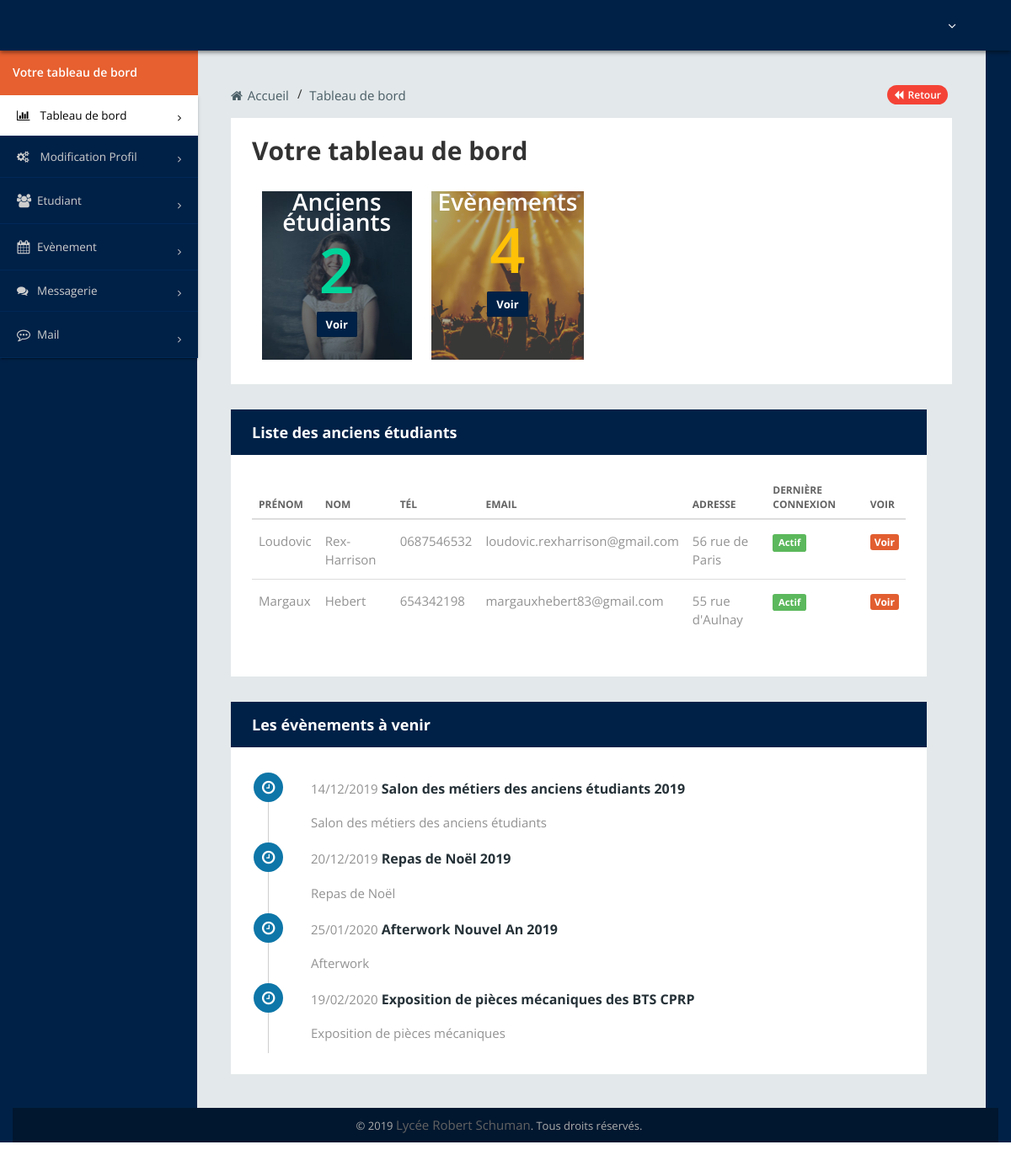
The page /src/view/admin/dashboard.php on the database its author committed.
### tables this page shows
CREATE TABLE IF NOT EXISTS `event` (
  `ID` int(10) UNSIGNED NOT NULL AUTO_INCREMENT,
  `Titre` varchar(100) NOT NULL,
  `Sujet` varchar(255) NOT NULL,
  `DateAddEvent` datetime NOT NULL DEFAULT CURRENT_TIMESTAMP,
  `Description` longtext NOT NULL,
  `Lieu` varchar(255) NOT NULL,
  `Date_event` date NOT NULL,
  `Heure_deb` time NOT NULL,
  `Heure_fin` time NOT NULL,
  `ref_event` int(6) NOT NULL,
  PRIMARY KEY (`ID`)
);

### src/model/connexionPDO.php (called while the page is built, shortened)
<?php
Class connexionpdo {
    public function __construct($sql = ["localhost", "lrs", "root", ""])
    {
        try {
            $this->bdd = new PDO("mysql:host={$sql[0]};dbname={$sql[1]}", $sql[2], $sql[3]);
            $this->bdd->exec("SET CHARACTER SET utf8");
        } catch (Exception $e) {
            die('Erreur : ' . $e->getMessage());
        }
    }
    public function pdo_start() {
        return $this->bdd;
    }
}

### src/model/lrs_manager.php (called while the page is built, shortened)
<?php
require_once($_SERVER["DOCUMENT_ROOT"].'/lrs/src/model/connexionPDO.php');
class lrs_manager
{
    public function selectCountUser()
    {
        $pdo=new connexionpdo();
        $prepare = $pdo->pdo_start()->prepare("SELECT COUNT(*) FROM login where role='ETU' ");
        $prepare->execute();
        $result = $prepare->fetch();
        return $result;
}
    public function selectUsers()
    {
        $pdo=new connexionpdo();
        $prepare = $pdo->pdo_start()->prepare("SELECT * FROM login where role='ETU'");
        $prepare->execute();
        $result = $prepare->fetchAll();
        return $result;
    }
}

### src/model/event_manager.php (called while the page is built, shortened)
<?php
require_once($_SERVER["DOCUMENT_ROOT"].'/lrs/src/model/connexionPDO.php');
class event_manager
{
    public function selectEvents()
    {
        $pdo = new connexionpdo();
        $prepare = $pdo->pdo_start()->prepare("SELECT * FROM event ORDER BY Date_event ASC ");
        $prepare->execute();
        $result = $prepare->fetchAll();
        return $result;
    }
    public function selectCountEvent()
    {
        $pdo=new connexionpdo();
        $prepare = $pdo->pdo_start()->prepare("SELECT COUNT(*) FROM Event");
        $prepare->execute();
        $result = $prepare->fetch();
        return $result;
    }
}
?>

### src/view/admin/dashboard.php (the view, shortened to what this page needs)
    <?php include "../../include/head.php"?>
<body>
    <div class="container-fluid sb1">
        <div class="row">
            <?php include "include/header.php"?>
        </div>
    </div>
    <div class="container-fluid sb2">
    <div class="row">
        <div class="sb2-1">
            <div class="sb2-12">
                <ul>
                    <h5>Votre tableau de bord</h5>
                </ul>
            </div>
            <div class="sb2-13">
                <ul class="collapsible" data-collapsible="accordion">
                    <?php include "include/left-menu.php"?>
            </div>
        </div>
        </div>
        <div class="sb2-2">
            <?php include "include/breadcrumbs.php"?>
            <div class="sb2-2-1">
                <h2>Votre tableau de bord</h2>
                <div class="db-2">
                    <ul>
                        <li class="col 12">
                            <div class="dash-book dash-b-3 col col-pull-0  col-sm-offset-12">
                                <?php
                                $membre = new lrs_manager();
                                $result = $membre->selectCountUser();
                                ?>
                                <h5>Anciens étudiants</h5>
                                <h4><?php echo $result[0]; ?></h4>
                                <a href="#">Voir</a>
                            </div>
                        </li>
                        <li class="col">
                            <div class="dash-book dash-b-4 col col-pull-0 col-sm-offset-12">
                                <?php
                                require_once($_SERVER["DOCUMENT_ROOT"] . '/lrs/src/model/event_manager.php');
                                $membre = new event_manager();
                                $result = $membre->selectCountEvent();
                                ?>
                                <h5>Evènements</h5>
                                <h4><?php echo $result[0]; ?></h4>
                                <a href="admin-event-all.php">Voir</a>
                            </div>
                        </li>
                    </ul>
                </div>
            </div>
            <div class="sb2-2-3">
                <div class="row">
                    <div class="col-md-12">
                        <div class="box-inn-sp">
                            <div class="inn-title">
                                <h4>Liste des anciens étudiants</h4>
                            </div>
                            <div class="tab-inn">
                                <div style=" display: flex; flex-wrap: nowrap; overflow: auto;" class="table-responsive table-desi">
                                    <table class="table table-hover">
                                        <thead>
                                        <tr>
                                            <th>Prénom</th>
                                            <th>Nom</th>
                                            <th>Tél</th>
                                            <th>Email</th>
                                            <th>Adresse</th>
                                            <th>Dernière connexion</th>
                                            <th>Voir</th>
                                        </tr>
                                        </thead>
                                        <?php
                                        $membre = new lrs_manager();
                                        $result = $membre->selectUsers();
                                        ?>
                                        <tbody>
                                        <?php  foreach($result as $r){?>
                                            <tr>
                                                <td><?php echo $r['prenom'];?></td>
                                                <td><?php echo $r['nom'];?></td>
                                                <td><?php echo $r['phone'];?></td>
                                                <td><?php echo $r['email'];?></td>
                                                <td><?php echo $r['adresse'];?></td>
                                                <td><?php $date1 = new DateTime($r['activite']);
                                                    $date2 = new DateTime();
                                                    $date1 ->diff($date2)->format("%d");
                                                    if($date1 ->diff($date2)->format("%d") > 3){
                                                        echo '<span class="label label-danger" data-tooltip="Inactif depuis 3 jours">Inactif</span>';
                                                    }
                                                    else{
                                                        echo '<span class="label label-success">Actif</span>';
                                                    }
                                                    ?></td>
                                                <td><a href="admin-student-details.php?id=<?php echo $r['id'];?>" class="ad-st-view">Voir</a></td>
                                            </tr>
                                        <?php }?>
                                        </tbody>
                                    </table>
                                </div>
                            </div>
                        </div>
                    </div>
                </div>
            </div>
            <div class="sb2-2-3">
                <div class="row">
                    <div class="col-md-12">
                        <div class="box-inn-sp">
                            <div class="inn-title">
                                <h4>Les évènements à venir</h4>
                            </div>
                            <div class="tab-inn list-act-hom">
                                <ul>
                                    <?php
                                    $membre = new event_manager();
                                    $result = $membre->selectEvents();
                                    if(count($result) < 5){
                                        for ($i=0; $i < count($result); $i++){
                                            if( $result[$i]['Date_event'] > date('Y-m-d')){
                                                ?>
                                                <li class="list-act-hom-con">
                                                    <a href="admin-one-event.php?id=<?php echo $result[$i]['ID'] ?>"><i class="fa fa-clock-o" aria-hidden="true"></i></a>
                                                    <h4><span><?php $format = $result[$i]['Date_event'];
                                                            $date = date('d/m/Y', strtotime($format));
                                                            echo $date; ?></span> <?php echo $result[$i]['Titre'] ?></h4>
                                                    <p><?php echo $result[$i]['Sujet'] ?></p>
                                                </li>
                                            <?php }}
                                    }
                                        ?>
                                </ul>
                            </div>
                        </div>
                    </div>
                </div>
            </div>
        </div>
        <section>
            <?php include "include/footer.php"?>
        </section>
</body>
</html>

### src/include/head.php (shortened to what this page needs)
<!DOCTYPE html>
<html lang="fr">
<head>
    <link rel="stylesheet" href="/lrs/assets/bootstrap/css/font-awesome.min.css">
    <link href="/lrs/assets/bootstrap/css/materialize.css" rel="stylesheet">
    <link href="/lrs/assets/bootstrap/css/bootstrap.css" rel="stylesheet" />
    <link href="/lrs/assets/bootstrap/css/style.css" rel="stylesheet" />
    <link href="/lrs/assets/bootstrap/css/form.css" rel="stylesheet" />
    <link href="/lrs/assets/bootstrap/css/style-mob.css" rel="stylesheet" />
</head>

### src/view/admin/include/header.php (shortened to what this page needs)
<div class="col-md-2 col-sm-3 col-xs-6 sb1-1">
</div>
<div class="col-md-2 col-sm-3 col-xs-6">
    <a class='waves-effect dropdown-button top-user-pro' href='#' data-activates='top-menu'>
        <?php
        if(isset($_COOKIE['id'])) { ?>
                    <?php
                    include($_SERVER["DOCUMENT_ROOT"].'/lrs/src/model/lrs_manager.php');
                    $membre = new lrs_manager();
                    $result = $membre->afficheUser();
                    echo   $result['nom'] .' ';
                    echo   $result['prenom'];
                    ?>
        <?php } ?> <i class="fa fa-angle-down" aria-hidden="true"></i>
    </a>
</div>

### src/view/admin/include/left-menu.php (shortened to what this page needs)
<li><a href="dashboard.php" class="menu-active"><i class="fa fa-bar-chart" aria-hidden="true"></i> Tableau de bord </a></li>
<li><a href="edit-profil.php"><i class="fa fa-cogs" aria-hidden="true"></i> Modification Profil</a></li>
<li><a href="javascript:void(0)" class="collapsible-header"><i class="fa fa-users" aria-hidden="true"></i>Etudiant</a>
</li>
<li><a href="javascript:void(0)" class="collapsible-header"><i class="fa fa-calendar" aria-hidden="true"></i>Evènement</a>
            </li>
        </ul>
    </div>
<li><a href="message.php"><i class="fa fa-comments" aria-hidden="true"></i>Messagerie</a></li>
<li><a href="javascript:void(0)" class="collapsible-header"><i class="fa fa-commenting-o" aria-hidden="true"></i> Mail</a>
</li>

### src/view/admin/include/breadcrumbs.php
<div class="sb2-2-2">
    <ul>
        <li><a href="/lrs/index.php"><i class="fa fa-home" aria-hidden="true"></i> Accueil</a>
        </li>
        <li class="active-bre"><a href="dashboard.php"> Tableau de bord</a>
        </li>
        <li class="page-back"><a href="javascript:history.go(-1)"><i class="fa fa-backward" aria-hidden="true"></i> Retour</a>
        </li>
    </ul>
</div>

### src/view/admin/include/footer.php (shortened to what this page needs)
<section class="wed-rights">
    <div class="container">
        <div class="row">
            <div class="copy-right">
                <p>© 2019 <a href="/lrs/index.php">Lycée Robert Schuman</a>. Tous droits réservés.</p>
            </div>
        </div>
    </div>
</section>

### rows shown on the page
event: Date_event "14/12/2019", Titre "Salon des métiers des anciens étudiants 2019", Sujet "Salon des métiers des anciens étudiants"
event: Date_event "20/12/2019", Titre "Repas de Noël 2019", Sujet "Repas de Noël"
event: Date_event "25/01/2020", Titre "Afterwork Nouvel An 2019", Sujet "Afterwork"
event: Date_event "19/02/2020", Titre "Exposition de pièces mécaniques des BTS CPRP", Sujet "Exposition de pièces mécaniques"

### other values the page prints
$result[0] "2"
$result[0] "4"
$r['prenom'] "Loudovic"
$r['nom'] "Rex-Harrison"
$r['phone'] "0687546532"
$r['email'] "loudovic.rexharrison@gmail.com"
$r['adresse'] "56 rue de Paris"
$r['prenom'] "Margaux"
$r['nom'] "Hebert"
$r['phone'] "654342198"
$r['email'] "margauxhebert83@gmail.com"
$r['adresse'] "55 rue d'Aulnay"
